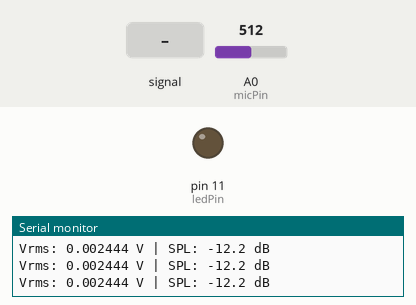
The sketch below on a simulated Arduino Uno, built with avr-gcc and run on an emulated ATmega328P. On the bench: output pins drawn as LEDs (lit = HIGH), the last lines printed to the serial monitor. The inputs (shaded band) are chosen by the test bench; at power-on: A0 (micPin) = 512.

Above: at 1.2 s.
1.3 s: A0 (micPin) fed a 200 Hz sine of ±255 counts around its level
At 2.4 s:
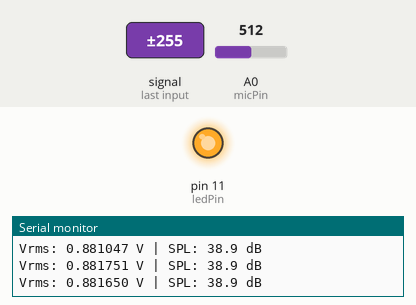
Timing chart, 0 to 4.3 s (numbered marks = the images above; inputs shaded):
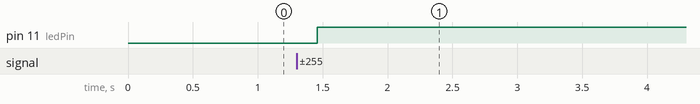

The sketch:

max4466_a.ino
```cpp
#include <math.h>

// Pins
const int micPin = A0;
const int ledPin = 11;

// Settings
const unsigned long sampleWindow = 200; // ms for RMS averaging
const float referenceVoltage = 5.0;     // Arduino UNO ADC reference
const int adcMax = 1023;
const float adcMid = adcMax / 2.0;      // expected bias ~512

// Calibration
float calibration_offset = 40.0; // adjust based on phone SPL app
float threshold_dB = 30.0;       // LED turns on at this dB

void setup() {
  pinMode(ledPin, OUTPUT);
  Serial.begin(115200);
  Serial.println("Sound level meter starting...");
}

void loop() {
  unsigned long startMillis = millis();
  unsigned long sampleCount = 0;
  double sumSquares = 0;

  // Collect samples
  while (millis() - startMillis < sampleWindow) {
    int sample = analogRead(micPin);
    double centered = sample - adcMid; // remove DC bias
    sumSquares += centered * centered;
    sampleCount++;
  }

  if (sampleCount == 0) return;

  // RMS in ADC counts
  double meanSquare = sumSquares / sampleCount;
  double rms = sqrt(meanSquare);

  // Convert to Vrms
  double Vrms = (rms * referenceVoltage) / adcMax;

  // Convert to dB (approx, needs calibration)
  double dB = -100.0;
  if (Vrms > 0.000001) {
    dB = 20.0 * log10(Vrms) + calibration_offset;
  }

  // Debug print
  Serial.print("Vrms: ");
  Serial.print(Vrms, 6);
  Serial.print(" V | SPL: ");
  Serial.print(dB, 1);
  Serial.println(" dB");

  // LED control
  if (dB >= threshold_dB) {
    digitalWrite(ledPin, HIGH);
  } else {
    digitalWrite(ledPin, LOW);
  }

  delay(50); // short pause
}
```

Measured:
- after the input at 1.3 s, pin 11 (ledPin): LOW → HIGH after 0.16 s
